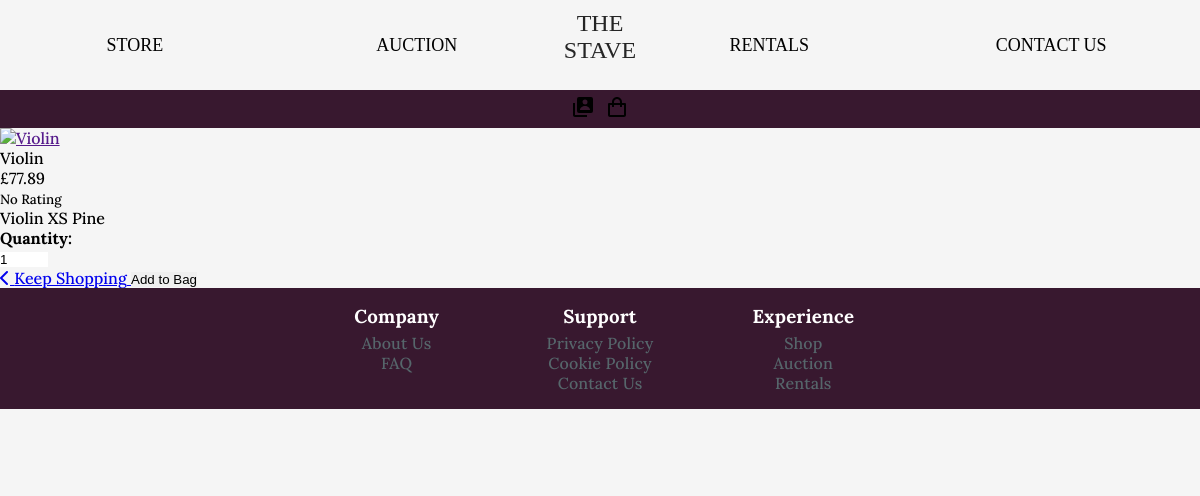
/store/1/, run on an earlier commit of the app's database.
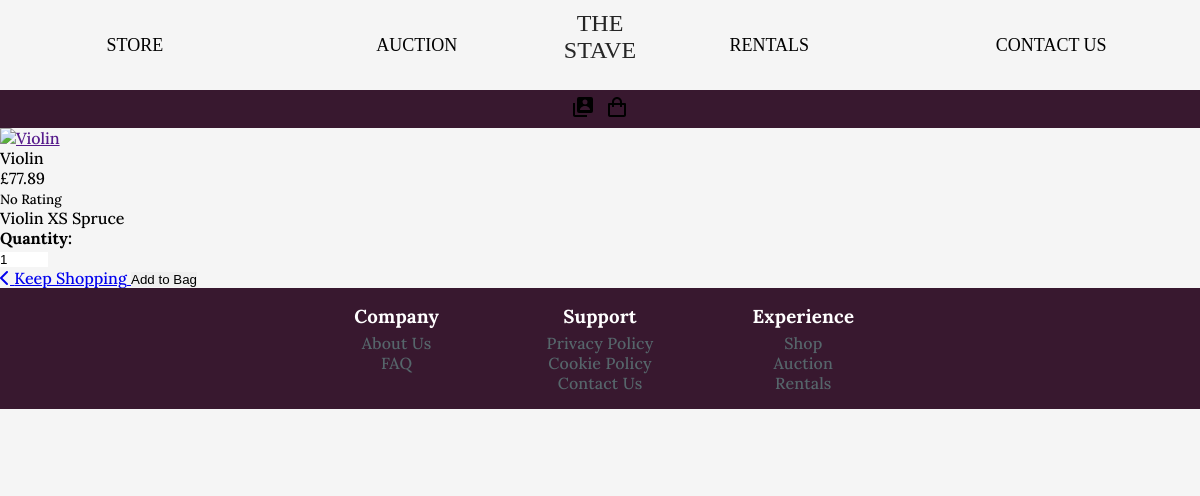
And on a later commit of the database.
### store/models.py (models this page shows, shortened)
class Product(models.Model):
    class Meta:
        verbose_name_plural = 'Products'
    category = models.ForeignKey('Category', null=True, blank=True, on_delete=models.SET_NULL)
    sku = models.CharField(max_length=254, null=True, blank=True)
    name = models.CharField(max_length=254)
    description = models.TextField()
    has_sizes = models.BooleanField(default=False, null=True, blank=True)
    price = models.DecimalField(max_digits=6, decimal_places=2)
    acoustic_type = models.CharField(max_length=254)
    size = models.CharField(max_length=254, null=True)
    image_url = models.URLField(max_length=1024, null=True, blank=True)
    image = models.ImageField(null=True, blank=True)
    stock = models.DecimalField(max_digits=6, decimal_places=0, default=0)

### store/views.py (the view)
# urls.py: path('<int:product_id>/', views.product_detail, name='product_detail'),
def product_detail(request, product_id):
    product = get_object_or_404(Product, pk=product_id)
    context = {
        'product': product,
    }
    return render(request, 'store/product_detail.html', context)

### cart/contexts.py (called while the page is built, shortened)
def cart_contents(request):
    cart_items = []
    total = 0
    product_count = 0
    cart = request.session.get('cart', {})
    context = {
        'cart_items': cart_items,
        'total': total,
        'product_count': product_count,
    }
    return context

### store/templates/store/product_detail.html (shortened to what this page needs)
{% extends "base.html" %}
{% load static %}
{% block extra_css %}
    <link rel="stylesheet" href="{% static 'store/css/store.css' %}">
{% endblock %}
{% block content %}
    <div>
        <div>
            <div>
                <div>
                    {% if product.image %}
                        <a href="{{ product.image.url }}" target="_blank">
                            <img src="{{ product.image.url }}" alt="{{ product.name }}">
                        </a>
                        {% else %}
                        <a href="">
                            <img src="{{ MEDIA_URL }}noimage.png" alt="{{ product.name }}">
                        </a>
                    {% endif %}
                </div>
            </div>
            <div>
                <div>
                    <p>{{ product.name }}</p>
                    <p>£{{ product.price }}</p>
                    {% if product.rating %}
                        <small><i class="fas fa-star mr-1"></i>{{ product.rating }} / 5</small>
                    {% else %}
                        <small>No Rating</small>
                    {% endif %}
                    <p>{{ product.description }}</p>
                    <form class="form" action="{% url 'add_to_cart' product.id %}" method="POST">
                        <div>
                            <div>
                                <p><strong>Quantity:</strong></p>
                                <div>
                                    <div>
                                        <input type="number" name="quantity" value="1" min="1" max="99" data-item_id="{{ product.id }}" id="id_qty_{{ product.id }}">
                                    </div>
                                </div>
                            </div>
                            <div>
                                <a href="{% url 'store' %}">
                                    <span>
                                        <i class="fas fa-chevron-left"></i>
                                    </span>
                                    <span>Keep Shopping</span>
                                </a>
                                <input type="submit" value="Add to Bag">
                            </div>
                        </div>
                    </form>
                </div>
            </div>
        </div>
    </div>
{% endblock %}

What changed in the data, as far as the page shows it:
changed Product "Violin": description "Violin XS Pine" → "Violin XS Spruce"
